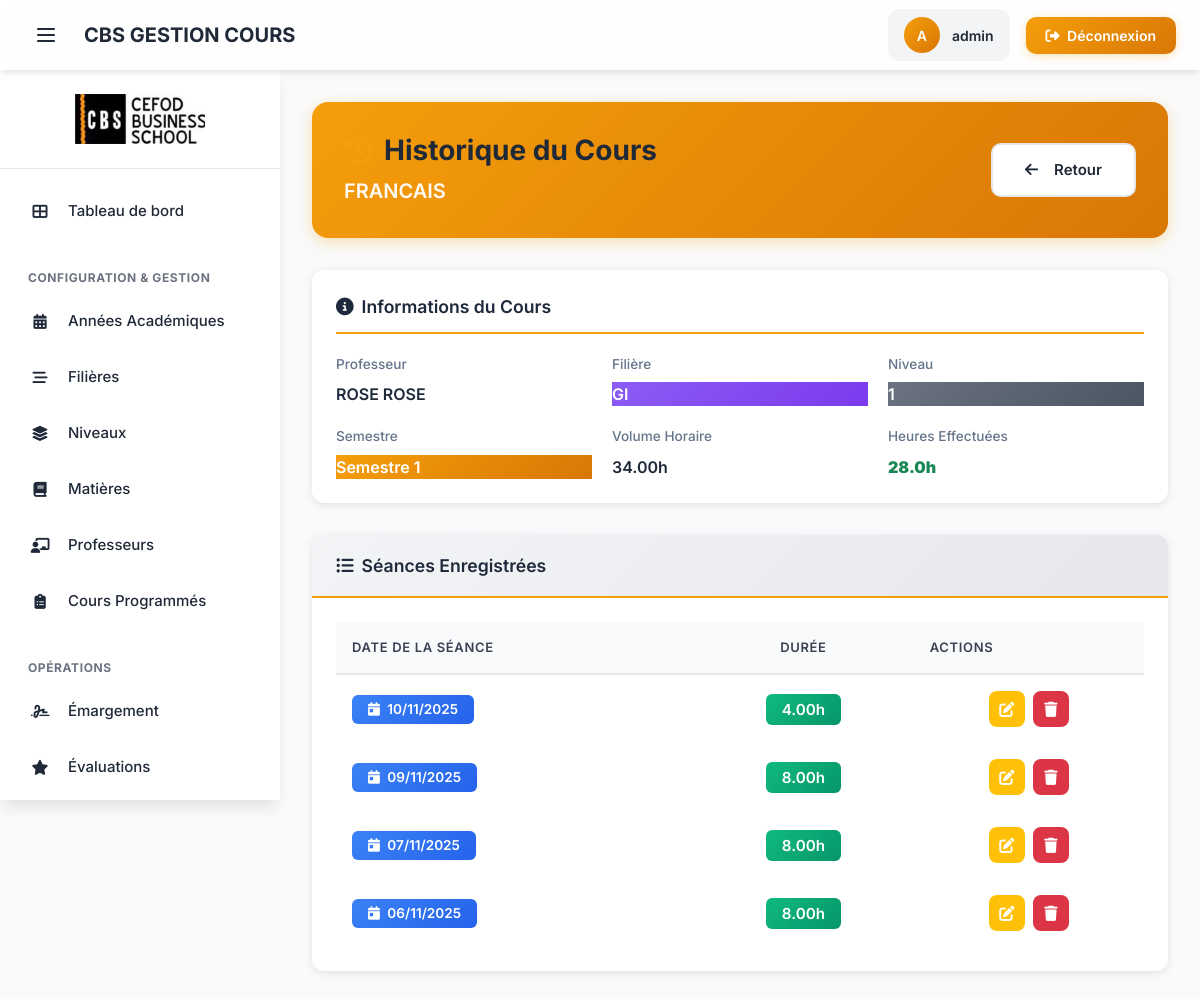
The page /cours/5/historique/ (signed in) on the database its author committed.
### gestion_cours/models.py (models this page shows, shortened)
class MatiereProgrammee(models.Model):
    SEMESTRE_CHOICES = [
        ('S1', 'Semestre 1'),
        ('S2', 'Semestre 2'),
    ]
    matiere = models.ForeignKey(Matiere, on_delete=models.CASCADE)
    filiere = models.ForeignKey(Filiere, on_delete=models.CASCADE)
    niveau = models.ForeignKey(Niveau, on_delete=models.CASCADE)
    professeur = models.ForeignKey(Professeur, on_delete=models.CASCADE)
    annee_academique = models.ForeignKey(AnneeAcademique, on_delete=models.CASCADE)
    semestre = models.CharField(
        max_length=2,
        choices=SEMESTRE_CHOICES,
        default='S1'
    )
    nbr_heure = models.DecimalField(max_digits=5, decimal_places=2, verbose_name="Volume horaire prévu")
    date_debut_estimee = models.DateField(null=True, blank=True)
    date_fin_estimee = models.DateField(null=True, blank=True)
    class Meta:
        verbose_name_plural = "Matières Programmées"
        unique_together = ('matiere', 'filiere', 'niveau', 'annee_academique', 'semestre')

class Matiere(models.Model):
    code = models.CharField(max_length=10, unique=True)
    libelle = models.CharField(max_length=100)
    class Meta:
        verbose_name_plural = "Matières"

class Professeur(models.Model):
    nom = models.CharField(max_length=100)
    prenoms = models.CharField(max_length=150)
    contact = models.CharField(max_length=50, unique=True)
    email = models.EmailField(unique=True)
    grade = models.CharField(
        max_length=100,
        null=True,
        blank=True,
        verbose_name="Grade universitaire"
    )
    domaine = models.CharField(
        max_length=100,
        null=True,
        blank=True,
        verbose_name="Domaine d'expertise"
    )
    cv = models.FileField(
        upload_to='professeurs/cvs/',
        null=True,
        blank=True,
        verbose_name="CV (Fichier)"
    )
    dernier_diplome = models.FileField(
        upload_to='professeurs/diplomes/',
        null=True,
        blank=True,
        verbose_name="Dernier Diplôme (Fichier)"
    )
    def __str__(self):
        return f"{self.nom} {self.prenoms}"
    class Meta:
        verbose_name = "Professeur"
        verbose_name_plural = "Professeurs"
        ordering = ['nom']

class Filiere(models.Model):
    code = models.CharField(max_length=10, unique=True)
    libelle = models.CharField(max_length=100)
    class Meta:
        verbose_name_plural = "Filières"

class Niveau(models.Model):
    LIBELLE_CHOICES = [
        ('Licence', 'Licence'),
        ('Master', 'Master'),
    ]
    libelle = models.CharField(max_length=10, choices=LIBELLE_CHOICES)
    niv = models.IntegerField() # 1, 2 ou 3
    filiere = models.ForeignKey(Filiere, on_delete=models.CASCADE)
    class Meta:
        verbose_name_plural = "Niveaux"
        unique_together = ('libelle', 'filiere', 'niv')

class Emargement(models.Model):
    matiere_programmer = models.ForeignKey(MatiereProgrammee, on_delete=models.CASCADE)
    date_emar = models.DateField(verbose_name="Date de la séance")
    heure_eff = models.DecimalField(max_digits=4, decimal_places=2, verbose_name="Heures effectuées")
    class Meta:
        verbose_name_plural = "Émargements"
        unique_together = ('matiere_programmer', 'date_emar')

### gestion_cours/views_cours_management.py (the view)
# urls.py: path('cours/<int:pk>/historique/', views.historique_cours_view, name='historique_cours'),
@login_required
@user_passes_test(est_administrateur_pedagogique, login_url=reverse_lazy('gestion_cours:home'))
def historique_cours_view(request, pk):
    matiere_prog = get_object_or_404(
        MatiereProgrammee.objects.select_related(
            'matiere', 'professeur', 'niveau', 'filiere', 'annee_academique'
        ).annotate(
            total_heures_faites=Sum('emargement__heure_eff')
        ),
        pk=pk
    )
    historique_emargement_list = Emargement.objects.filter(
        matiere_programmer=matiere_prog
    ).order_by('-date_emar')
    progression_details = calculer_progression(matiere_prog, date.today())
    try:
        evaluation = Evaluation.objects.get(matiere_programmer=matiere_prog)
    except Evaluation.DoesNotExist:
        evaluation = None
    context = {
        'matiere_prog': matiere_prog,
        'emargements': historique_emargement_list,
        'progression_details': progression_details,
        'evaluation': evaluation,
    }
    return render(request, 'gestion_cours/historique_cours.html', context)

### gestion_cours/templates/gestion_cours/historique_cours.html (shortened to what this page needs)
{% extends 'base.html' %}
{% load static %}
{% block content %}
<div class="page-header-custom">
    <div class="header-content">
        <div class="header-title-section">
            <h1 class="page-title">
                <i class="fas fa-history"></i>
                Historique du Cours
            </h1>
            <p class="course-title">{{ matiere_prog.matiere.libelle }}</p>
        </div>
        <div class="header-actions">
            <a href="{% url 'gestion_cours:home' %}" class="btn btn-secondary">
                <i class="fas fa-arrow-left me-2"></i>Retour
            </a>
        </div>
    </div>
</div>
<div class="course-info-card">
    <div class="info-header">
        <i class="fas fa-info-circle"></i>
        <span>Informations du Cours</span>
    </div>
    <div class="info-grid">
        <div class="info-item">
            <span class="info-label">Professeur</span>
            <span class="info-value">{{ matiere_prog.professeur }}</span>
        </div>
        <div class="info-item">
            <span class="info-label">Filière</span>
            <span class="info-value badge-filiere">{{ matiere_prog.filiere.code }}</span>
        </div>
        <div class="info-item">
            <span class="info-label">Niveau</span>
            <span class="info-value badge-niveau">{{ matiere_prog.niveau.niv }}</span>
        </div>
        <div class="info-item">
            <span class="info-label">Semestre</span>
            <span class="info-value badge-semestre">{{ matiere_prog.get_semestre_display }}</span>
        </div>
        <div class="info-item">
            <span class="info-label">Volume Horaire</span>
            <span class="info-value">{{ matiere_prog.nbr_heure }}h</span>
        </div>
        <div class="info-item">
            <span class="info-label">Heures Effectuées</span>
            <span class="info-value text-success"><strong>{{ matiere_prog.total_heures_faites|default:0 }}h</strong></span>
        </div>
    </div>
</div>
<div class="table-card">
    <div class="table-header">
        <h3 class="table-title">
            <i class="fas fa-list-ul me-2"></i>Séances Enregistrées
        </h3>
    </div>
    <div class="table-wrapper">
        {% if emargements %}
        <div class="table-responsive">
            <table class="data-table">
                <thead>
                    <tr>
                        <th>Date de la Séance</th>
                        <th class="text-center">Durée</th>
                        <th class="col-actions">Actions</th>
                    </tr>
                </thead>
                <tbody>
                    {% for emargement in emargements %}
                    <tr>
                        <td>
                            <span class="badge badge-date">
                                <i class="fas fa-calendar-day me-1"></i>
                                {{ emargement.date_emar|date:"d/m/Y" }}
                            </span>
                        </td>
                        <td class="text-center">
                            <span class="badge badge-hours">{{ emargement.heure_eff }}h</span>
                        </td>
                        <td>
                            <div class="action-buttons">
                                <a href="{% url 'gestion_cours:emargement_update' emargement.pk %}"
                                   class="btn-action btn-action-edit"
                                   title="Modifier">
                                    <i class="fas fa-edit"></i>
                                </a>
                                <a href="{% url 'gestion_cours:emargement_delete' emargement.pk %}"
                                   class="btn-action btn-action-delete"
                                   title="Supprimer">
                                    <i class="fas fa-trash"></i>
                                </a>
                            </div>
                        </td>
                    </tr>
                    {% endfor %}
                </tbody>
            </table>
        </div>
        {% else %}
        <div class="empty-state">
            <i class="fas fa-clipboard fa-3x text-muted mb-3"></i>
            <p class="text-muted">Aucune séance enregistrée pour ce cours.</p>
        </div>
        {% endif %}
    </div>
</div>
{% endblock %}

### gestion_cours/templates/base.html (shortened to what this page needs)
{% load static %}
<!DOCTYPE html>
<html lang="fr">
<head>
    <link href="https://cdn.jsdelivr.net/npm/bootstrap@5.3.3/dist/css/bootstrap.min.css" rel="stylesheet">
        <link rel="stylesheet" href="{% static 'css/forms.css' %}">
    <link rel="stylesheet" href="{% static 'css/tables.css' %}">
    <link rel="stylesheet" href="https://cdnjs.cloudflare.com/ajax/libs/font-awesome/6.4.2/css/all.min.css">
    <link rel="stylesheet" href="{% static 'css/sidebar.css' %}">
    <link rel="stylesheet" href="{% static 'css/animations.css' %}">
    <link rel="stylesheet" href="{% static 'css/custom.css' %}">
</head>
<body>
    <div class="layout-wrapper">
        <header class="app-header">
            <div class="header-left">
                <button id="menu-toggle" class="menu-toggle" aria-label="Toggle menu">
                    <svg fill="none" stroke="currentColor" viewBox="0 0 24 24">
                        <path stroke-linecap="round" stroke-linejoin="round" stroke-width="2" d="M4 6h16M4 12h16M4 18h16"/>
                    </svg>
                </button>
                <a href="{% url 'gestion_cours:landing' %}" class="header-logo">
                    CBS GESTION COURS
                </a>
            </div>
            <div class="header-right">
                {% if user.is_authenticated %}
                    <div class="user-info">
                        <div class="user-avatar">
                            {{ user.username|first|upper }}
                        </div>
                        <span class="user-name">{{ user.username }}</span>
                    </div>
                    <form method="post" action="{% url 'logout' %}" class="d-inline">
                        <button type="submit" class="btn-logout">
                            <i class="fas fa-sign-out-alt me-1"></i>
                            Déconnexion
                        </button>
                    </form>
                {% else %}
                    <a href="{% url 'login' %}" class="btn-logout">
                        <i class="fas fa-sign-in-alt me-1"></i>
                        Connexion
                    </a>
                {% endif %}
            </div>
        </header>
        <nav class="app-sidebar">
            <div class="sidebar-logo">
                <a href="{% url 'gestion_cours:landing' %}">
                    <img src="{% static 'img/logo.jpg' %}" alt="CBS Logo">
                </a>
            </div>
            <div class="sidebar-nav">
                <div class="nav-section">
                    <div class="nav-item">
                        <a href="{% url 'gestion_cours:home' %}" class="nav-link">
                            <span class="nav-link-icon">
                                <i class="fas fa-th-large"></i>
                            </span>
                            <span class="nav-link-text">Tableau de bord</span>
                        </a>
                    </div>
                </div>
                <div class="nav-section">
                    <div class="nav-section-title">Configuration & Gestion</div>
                    <div class="nav-item">
                        <a href="{% url 'gestion_cours:anneeacademique_list' %}" class="nav-link">
                            <span class="nav-link-icon">
                                <i class="fas fa-calendar-alt"></i>
                            </span>
                            <span class="nav-link-text">Années Académiques</span>
                        </a>
                    </div>
                    <div class="nav-item">
                        <a href="{% url 'gestion_cours:filiere_list' %}" class="nav-link">
                            <span class="nav-link-icon">
                                <i class="fas fa-stream"></i>
                            </span>
                            <span class="nav-link-text">Filières</span>
                        </a>
                    </div>
                    <div class="nav-item">
                        <a href="{% url 'gestion_cours:niveau_list' %}" class="nav-link">
                            <span class="nav-link-icon">
                                <i class="fas fa-layer-group"></i>
                            </span>
                            <span class="nav-link-text">Niveaux</span>
                        </a>
                    </div>
                    <div class="nav-item">
                        <a href="{% url 'gestion_cours:matiere_list' %}" class="nav-link">
                            <span class="nav-link-icon">
                                <i class="fas fa-book"></i>
                            </span>
                            <span class="nav-link-text">Matières</span>
                        </a>
                    </div>
                    <div class="nav-item">
                        <a href="{% url 'gestion_cours:professeur_list' %}" class="nav-link">
                            <span class="nav-link-icon">
                                <i class="fas fa-chalkboard-teacher"></i>
                            </span>
                            <span class="nav-link-text">Professeurs</span>
                        </a>
                    </div>
                    <div class="nav-item">
                        <a href="{% url 'gestion_cours:matiereprogrammee_list' %}" class="nav-link">
                            <span class="nav-link-icon">
                                <i class="fas fa-clipboard-list"></i>
                            </span>
                            <span class="nav-link-text">Cours Programmés</span>
                        </a>
                    </div>
                </div>
                <div class="nav-section">
                    <div class="nav-section-title">Opérations</div>
                    <div class="nav-item">
                        <a href="{% url 'gestion_cours:emargement_selection' %}" class="nav-link">
                            <span class="nav-link-icon">
                                <i class="fas fa-signature"></i>
                            </span>
                            <span class="nav-link-text">Émargement</span>
                        </a>
                    </div>
                    <div class="nav-item">
                        <a href="{% url 'gestion_cours:evaluation_list' %}" class="nav-link">
                            <span class="nav-link-icon">
                                <i class="fas fa-star"></i>
                            </span>
                            <span class="nav-link-text">Évaluations</span>
                        </a>
                    </div>
                </div>
            </div>
        </nav>
        <main class="app-main">
            <div class="animate-fade-in-up">
                {% block content %}{% endblock content %}
            </div>
        </main>
    </div>
</body>
</html>

### rows shown on the page
MatiereProgrammee: matiere.libelle "FRANCAIS", professeur "ROSE ROSE", filiere.code "GI", niveau.niv "1", semestre "Semestre 1", nbr_heure "34.00", total_heures_faites "28.0"
Emargement: date_emar "10/11/2025", heure_eff "4.00"
Emargement: date_emar "09/11/2025", heure_eff "8.00"
Emargement: date_emar "07/11/2025", heure_eff "8.00"
Emargement: date_emar "06/11/2025", heure_eff "8.00"

### other values the page prints
{{ user.username|first|upper }} "A"
{{ user.username }} "admin"
